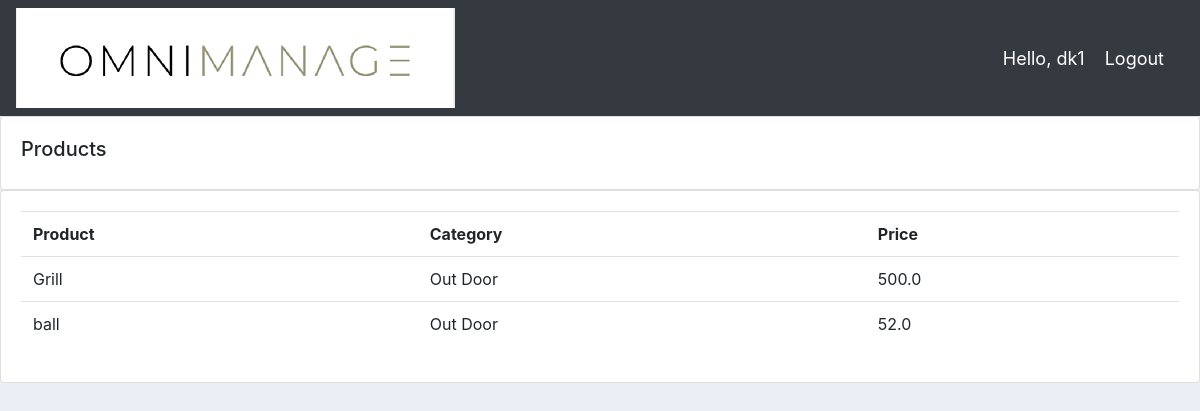
The app's page /products/ (signed in) with its own data.
### accounts/models.py (models this page shows, shortened)
class Product(models.Model):
    CATEGORY = (
        ('Indoor', 'Indoor'),
        ('Out Door', 'Out Door'),
    )
    name=models.CharField(max_length=200,null=True)
    price=models.FloatField(null=True)
    category=models.CharField(max_length=200,null=True,choices=CATEGORY)
    description=models.CharField(max_length=200,null=True , blank=True)
    date_created=models.DateTimeField(auto_now_add=True,null=True)
    tags=models.ManyToManyField(Tag)

### accounts/decorators.py (the view)
        def wrapper_func(request,*args,**kwargs):
            group=None
            if request.user.groups.exists():
                group=request.user.groups.all()[0].name
            if group in allowed_roles:
                return view_func(request,*args,**kwargs)
            else:
                return HttpResponse('you are not authorized to access this page')

### accounts/views.py (called while the page is built)
@login_required(login_url='login')
@allowed_users(allowed_roles=['admin','manager','staff'])
def products(request):
    all_products=Product.objects.all()
    context={'all_products':all_products}
    return render(request,'accounts/products.html',context)

### accounts/templates/accounts/products.html
{% extends 'accounts/main.html'%}
{% block content%}
<div class="row">
    <div class="col-md">
        <div class="card card-body">
            <h5>Products</h5>
        </div>
        <div class="card card-body">
            <table class="table">
                <tr>
                    <th>Product</th>
                    <th>Category</th>
                    <th>Price</th>
                </tr>
                {% for product in all_products %}
                    <tr>
                        <td>{{product.name}}</td>
                        <td>{{product.category}}</td>
                        <td>{{product.price}}</td>
                    </tr>
                {% endfor %}
            </table>
        </div>
    </div>
</div>
{% endblock %}

### accounts/templates/accounts/navbar.html (shortened to what this page needs)
{% load static %}
<nav class="navbar navbar-expand-lg navbar-dark bg-dark">
    <img src="{% static 'images/logo.png' %}">
    <span class="hello-msg">Hello, {{request.user}}</span>
    <span><a class="hello-msg" href="{% url 'logout' %}">Logout</a></span>
  </nav>

### static/css/main.css (style rules this page uses)
body { background-color: #ebeff5; }

### accounts/templates/accounts/navbar.html (style rules this page uses)
.hello-msg { font-size: 18px; color: #fff; margin-right: 20px; }

### records on screen
Product: name "Grill", category "Out Door", price "500.0"
Product: name "ball", category "Out Door", price "52.0"

### other values on screen
{{ request.user }} "dk1"
